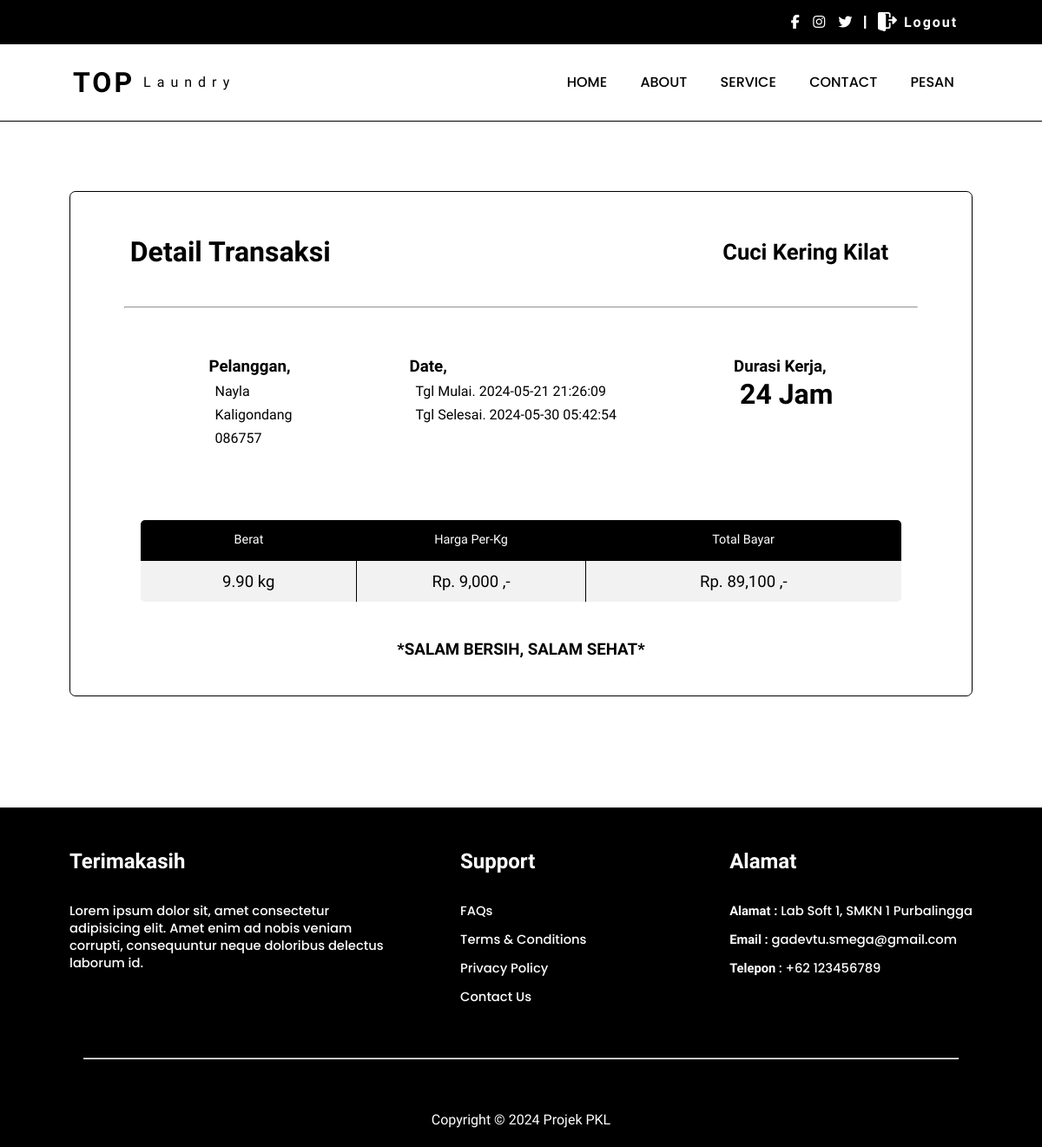
The page /pesan/bahan/cuci_kering/ts_invoice.php?id=6 (signed in) on the database its author committed.
### tables this page shows
CREATE TABLE `tr_cuci_kering` (
  `id` int(11) NOT NULL,
  `user_id` int(11) NOT NULL,
  `nama` varchar(255) NOT NULL,
  `no_hp` varchar(20) NOT NULL,
  `alamat` text NOT NULL,
  `paket_id` int(11) NOT NULL,
  `waktu` int(11) NOT NULL,
  `berat` decimal(10,2) NOT NULL,
  `tarif` decimal(10,2) NOT NULL,
  `tgl_masuk` datetime NOT NULL,
  `tgl_keluar` datetime NOT NULL,
  `total_bayar` decimal(10,2) NOT NULL,
  `status` int(11) NOT NULL
);

CREATE TABLE `users_` (
  `id` int(11) NOT NULL,
  `username` varchar(50) NOT NULL,
  `password` varchar(255) NOT NULL,
  `role` varchar(50) NOT NULL DEFAULT 'user'
);

### pesan/bahan/cuci_kering/ts_invoice.php (the view, shortened to what this page needs)
<?php
    include '../asset/header.php';
    $user_id = $_SESSION['user_id'];
?>
<!DOCTYPE html>
<html lang="en">
<head>
    <link rel="stylesheet" href="css/invoice.css">
</head>
<body>
<div class="container">
    <?php
    $id = $_GET['id'];
    $data = mysqli_query($koneksi, "SELECT * FROM users_, tr_cuci_kering WHERE users_.id = '$user_id' and tr_cuci_kering.id='$id'");
    if($data) {
        while($d = mysqli_fetch_assoc($data)) {
    ?>
    <div class="box">
                <div class="hd">
                    <h1>Detail Transaksi</h1>
                    <div class="status">
                        <div class='label'>
                            <?php
                            if($d['paket_id'] == "1"){
                                echo "<h2 class='proses'>Cuci Kering Reguler</h2>";
                            } else if($d['paket_id'] == "2"){
                                echo "<h2 class='proses'>Cuci Kering Kilat</h2>";
                            } else if($d['paket_id'] == "3"){
                                echo "<h2 class='prosesi'>Cuci Kering Express</h2>";
                            }
                        ?>
                        </div>
                    </div>
                </div>
                <hr>
                <div class="data">
                    <div class="dt">
                        <h3>Pelanggan,</h3>
                        <p><?php echo $d['username']; ?></p>
                        <p><?php echo $d['alamat']; ?></p>
                        <p><?php echo $d['no_hp']; ?></p>
                    </div>
                    <div class="dt">
                        <h3>Date,</h3>
                        <p>Tgl Mulai. <?php echo $d['tgl_masuk']; ?></p>
                        <p>Tgl Selesai. <?php echo $d['tgl_keluar']; ?></p>
                    </div>
                    <div class="dt">
                        <h3>Durasi Kerja,</h3>
                        <h1><?php echo $d['waktu']; ?> Jam</h1>
                    </div>
                </div>
                <div class="tbl">
                    <table>
                        <tr>
                            <th>Berat</th>
                            <th>Harga Per-Kg</th>
                            <th>Total Bayar</th>
                        </tr>
                        <tr>
                            <td><?php echo $d['berat']; ?> kg</td>
                            <td><?php echo "Rp. " . number_format($d['tarif']) . " ,-"; ?></td>
                            <td><?php echo "Rp. " . number_format($d['total_bayar']) . " ,-"; ?></td>
                        </tr>
                    </table>
                    <div class="foot">
                        <h3>*SALAM BERSIH, SALAM SEHAT*</h3>
                    </div>
                </div>
            </div>
    <?php
        }
    } else {
        echo "Query error: " . mysqli_error($koneksi);
    }
    ?>
</div>
    <?php
    include '../asset/footer.php';
?>
</body>
</html>

### pesan/css/header1.css (style rules this page uses)
* { margin: 0; padding: 0; box-sizing: border-box; font-family: "Inter Tight", sans-serif; }

### pesan/css/style1.css (style rules this page uses)
* { margin: 0; padding: 0; box-sizing: border-box; font-family: "Inter Tight", sans-serif; }
.container { padding: 1.5rem 3rem; height: 100%; }
table { width: 100%; border-collapse: collapse; text-align: center; border: 1px solid; overflow: hidden; font-size: .9rem; border-radius: 10px; font-weight: 500; }
table th { font-weight: 500; padding: 17px; background-color: #000; color: #fff; }
table td { padding: 20px; }
table tr:nth-child(even) { background-color: #f2f2f2; }

### pesan/bahan/cuci_kering/css/invoice.css (style rules this page uses)
* { margin: 0; padding: 0; box-sizing: border-box; font-family: 'Inter Tight', sans-serif; }
.container { padding: 5rem; }
.box { padding: 2.9rem 3rem; border: 1px solid; border-radius: 7px; }
hr { width: 97%; margin: 40px auto; }
.hd { display: flex; align-items: center; padding: 0 1.3rem; justify-content: space-between; }
.data { display: flex; justify-content: center; gap: 8rem; padding-left: -20px; padding: 1rem 0; }
.dt h3 { margin-bottom: 2px; }
.dt p { margin: 8px 7px; }
.dt h1 { margin-left: 7px; }
.tbl { position: relative; padding: 0 2rem; }
table { width: 100%; color: #fff; margin: 60px 0; border-collapse: collapse; border-radius: 6px; overflow: hidden; }
table tr { padding: .8rem; }
table tr th { padding: .9rem; font-family: "Inter Tight", sans-serif; background-color: #000; }
table tr th:nth-child(2) { width: 30%; }
table tr td { color: #000; font-weight: 500; padding: .8rem; border: 1px solid; font-size: 1.16rem; text-align: center; }
.foot { position: absolute; width: 100%; bottom: -65px; left: 0; right: 0; display: flex; justify-content: center; }
.status { display: flex; flex-direction: row; align-items: center; gap: 18px; }
.status .proses { color: #000; padding: 8px 17px; margin-right: 10px; font-size: 1.6rem; font-weight: 600; border-radius: 14px; }

### rows shown on the page
tr_cuci_kering: shows "Cuci Kering Kilat", users_.username "Nayla", alamat "Kaligondang", no_hp "086757", tgl_masuk "2024-05-21 21:26:09", tgl_keluar "2024-05-30 05:42:54", waktu "24", berat "9.90", tarif "9,000", total_bayar "89,100"
